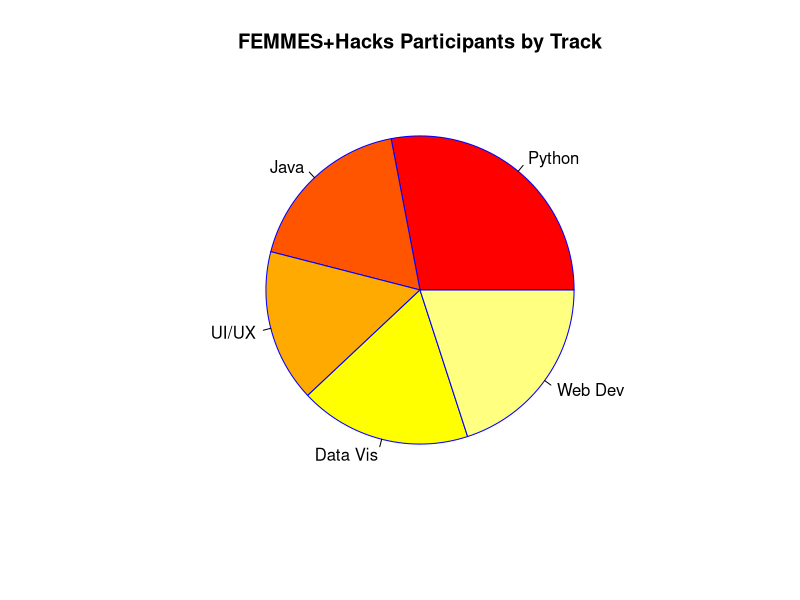
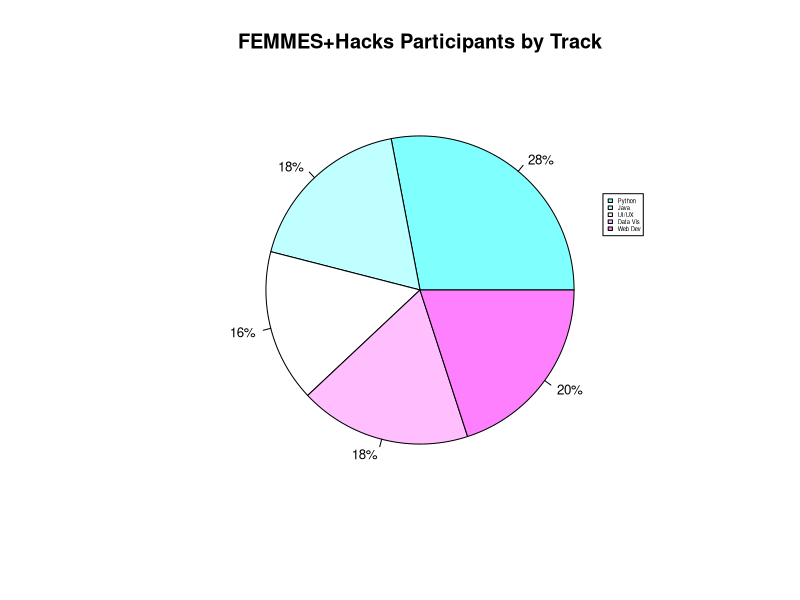

Write the R code that produced these figures, in order.
#CREATING PIE CHART TO VISUALIZE TRACKS
tracks <- c(14,9,8,9,10)
pie (tracks,
    labels=c("Python", "Java","UI/UX", "Data Vis", "Web Dev"),
    border="blue",
    main="FEMMES+Hacks Participants by Track",
    col=heat.colors(length(tracks)))
    
#convert to percentage
tracks_stat <- round(tracks/sum(tracks)*100, 1)

#define colors
colors <- c(cm.colors(length(tracks)))
#set labels
tracks_labels <- paste(tracks_stat, "%", sep="")

#final plot w/ legend
pie(tracks, main="FEMMES+Hacks Participants by Track", col=colors, labels=tracks_labels, cex=0.8)

#create legend
legend(0.95, 0.5,
    legend=c("Python", "Java","UI/UX", "Data Vis", "Web Dev"),
    cex=0.35, fill=colors)
    